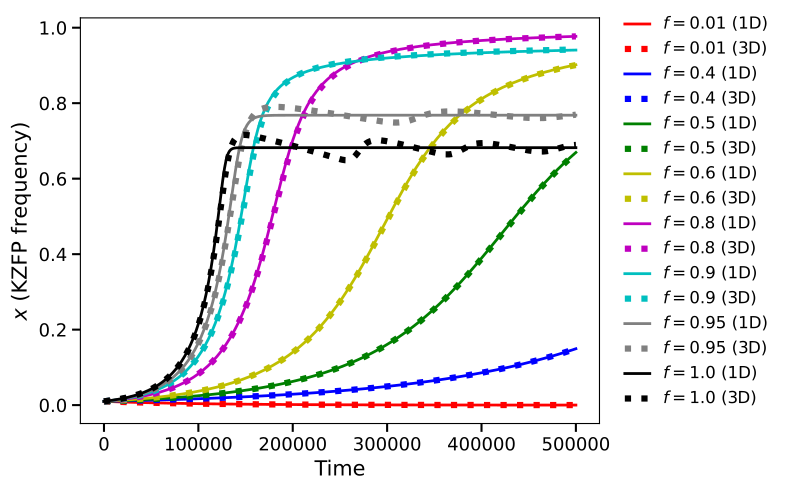

Recreate this plot in Python.
#figA2
import numpy as np
import matplotlib.pyplot as plt
from scipy.integrate import solve_ivp

u  = 1e-2
s  = 1e-3
pi = 1e-2
c  = 1e-5

def fbar_two_allele(x, f):
    return x * (2.0 - x) * f

def fast_equilibrium(x, f, u, s, pi, strict=False):

    fb   = fbar_two_allele(x, f)
    Ueff = u * (1.0 - fb)

    if Ueff <= 0.0 or Ueff <= s:
        msg = (f"No internal TE equilibrium: "
               f"U_eff={Ueff:.3e} <= s={s:.3e} (x={x:.3f}, f={f:.3f})")
        if strict:
            raise RuntimeError(msg)
        return np.nan, np.nan

    y = np.sqrt(s / Ueff)

    if not (0.0 < y < 1.0):
        msg = (f"No internal equilibrium: "
               f"y={y:.3e} not in (0,1) (x={x:.3f}, f={f:.3f})")
        if strict:
            raise RuntimeError(msg)
        return np.nan, np.nan

    p_star = 1.0 - y

    denom = pi + 2.0 * s * (1.0 - y)

    if denom <= 0.0:
        msg = (f"No stable internal equilibrium: "
               f"denom={denom:.3e} <=0 (x={x:.3f}, f={f:.3f})")
        if strict:
            raise RuntimeError(msg)
        return np.nan, np.nan

    n_star = 2.0 * y * (1.0 - y) / denom

    if (not np.isfinite(n_star)) or (n_star <= 0.0):
        msg = f"Invalid n*: n*={n_star} (x={x:.3f}, f={f:.3f})"
        if strict:
            raise RuntimeError(msg)
        return np.nan, np.nan

    return n_star, p_star


def ode_full(t, y, u, s, pi, c, f):

    n, p, x = y

    fbar = fbar_two_allele(x, f)
    Ueff = u * (1.0 - fbar)

    repress = (1.0 - p)**2
    dn = Ueff * repress * n - s * n

    dp = Ueff * repress * n * (pi / 2.0 + s * p) - s * p * (1.0 - p)

    sigma = s * u * n * (1.0 - p)**2 * f - c
    dx   = sigma * x * (1.0 - x)**2

    return [dn, dp, dx]



def ode_reduced(t, x, u, s, pi, c, f):
    n_qs, p_qs = fast_equilibrium(x, f, u, s, pi, strict=True)
    sigma      = s * u * n_qs * (1.0 - p_qs)**2 * f - c
    return sigma * x * (1.0 - x)**2



f_list    = [0.01, 0.4, 0.5, 0.6, 0.8, 0.9, 0.95, 1.0]
color_list = ["r", "b", "g", "y", "m", "c", "gray", "k"]

x_init = 0.01
t_span  = (0.0, 5e5)

plt.figure(figsize=(8, 5))

for f_i, clr in zip(f_list, color_list):
    try:
        n_star, p_star = fast_equilibrium(x_init, f_i, u, s, pi, strict=True)
    except RuntimeError as e:
        print(f"[skip  f={f_i:.2f}] {e}")
        continue

    y0 = [n_star, p_star, x_init]

    sol_full = solve_ivp(
        ode_full, t_span, y0,
        args=(u, s, pi, c, f_i),
        method="RK45",
        rtol=1e-10,
        atol=1e-12,
    )

    x_series = sol_full.y[2]

    try:
        sol_red = solve_ivp(
            lambda t, x: ode_reduced(t, x, u, s, pi, c, f_i),
            t_span,
            [x_init],
            method="RK45",
            rtol=1e-10,
            atol=1e-12,
        )
    except RuntimeError as e:
        print(f"[halt 1D f={f_i:.2f}] {e}")
        sol_red = None

    if sol_red is not None:
        plt.plot(
            sol_red.t,
            sol_red.y[0],
            color=clr,
            label=f"$f={f_i}$ (1D)",
            ls="-",
            lw=2,
        )

    plt.plot(
        sol_full.t,
        x_series,
        color=clr,
        label=f"$f={f_i}$ (3D)",
        ls=":",
        lw=4.5,
    )

plt.xlabel("Time", size=15)
plt.ylabel("$x$ (KZFP frequency)", size=15)
plt.tick_params(labelsize=13, width=1.5, length=6)

plt.legend(
    loc="upper left",
    bbox_to_anchor=(1.02, 1.04),
    fontsize=12,
    ncol=1,
    handlelength=1.5,
    frameon=False,
)
plt.tight_layout()
plt.savefig('figA2.pdf', format="pdf", bbox_inches='tight')
plt.show()
